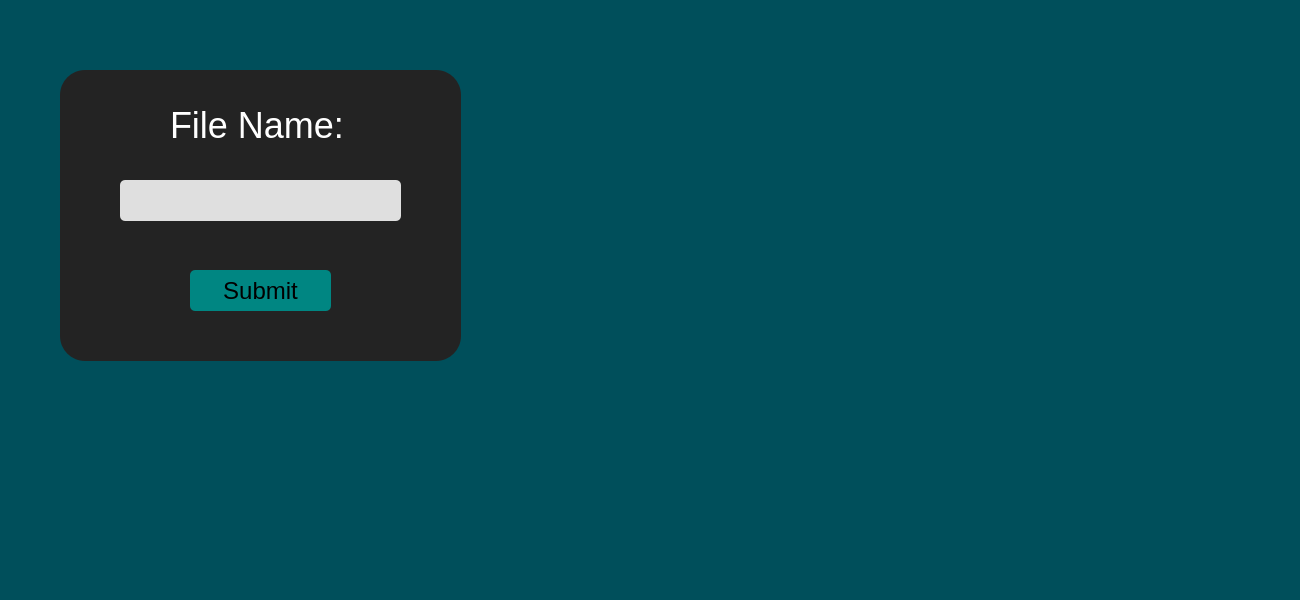
       <widget class="QWidget" name="page_2">
        <property name="minimumSize">
         <size>
          <width>1300</width>
          <height>600</height>
         </size>
        </property>
        <property name="maximumSize">
         <size>
          <width>1300</width>
          <height>600</height>
         </size>
        </property>
        <property name="styleSheet">
         <string notr="true">QWidget{

	
	background-color: rgb(0, 79, 91);
}</string>
        </property>
        <widget class="QWidget" name="widget_4" native="true">
         <property name="geometry">
          <rect>
           <x>60</x>
           <y>70</y>
           <width>401</width>
           <height>291</height>
          </rect>
         </property>
         <property name="styleSheet">
          <string notr="true">QWidget{
	background-color: rgb(35, 35, 35);
	font-family: Arial, Helvetica, sans-serif;
	
	border-radius:25px

}</string>
         </property>
         <widget class="QPushButton" name="page2Submit">
          <property name="geometry">
           <rect>
            <x>130</x>
            <y>200</y>
            <width>141</width>
            <height>41</height>
           </rect>
          </property>
          <property name="styleSheet">
           <string notr="true">QPushButton{
	
	background-color: rgb(0, 134, 130);
	border-radius:5px;
	font-size: 24px;

}

QPushButton:hover{
	
	box-shadow: 10px 5px 5px grey;
	background-color: rgb(0, 255, 247);
	border-radius:5px;
	font-size: 24px;

}</string>
          </property>
          <property name="text">
           <string>Submit</string>
          </property>
         </widget>
         <widget class="QLineEdit" name="fileNamePage2">
          <property name="geometry">
           <rect>
            <x>60</x>
            <y>110</y>
            <width>281</width>
            <height>41</height>
           </rect>
          </property>
          <property name="styleSheet">
           <string notr="true">QLineEdit{
	
	background-color: rgb(223, 223, 223);
	font-size: 24px;
	font-weight: bold;
	
	color: rgb(0, 141, 143);
	border-color: rgb(0, 116, 118);
	border-radius:5px


}</string>
          </property>
         </widget>
         <widget class="QLabel" name="FileNameLabel_2">
          <property name="geometry">
           <rect>
            <x>110</x>
            <y>40</y>
            <width>181</width>
            <height>31</height>
           </rect>
          </property>
          <property name="styleSheet">
           <string notr="true">QLabel{
	color: rgb(255, 255, 255);
	font-size: 36px;

	border-color: rgb(0, 139, 130);
}
</string>
          </property>
          <property name="text">
           <string>File Name:</string>
          </property>
         </widget>
        </widget>
       </widget>
